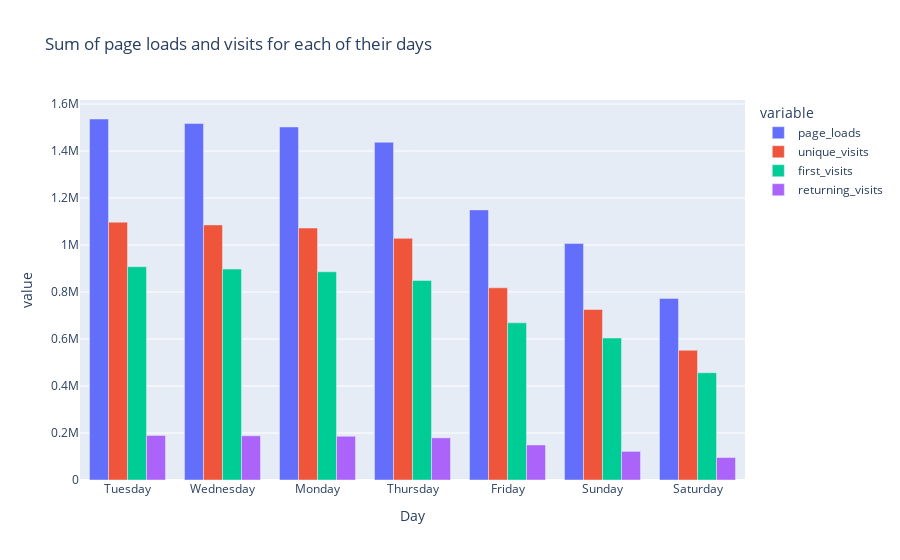

Notebook source saved alongside this figure:
### Code cell
px.bar(sums,barmode='group',title='Sum of page loads and visits for each of their days')

### Figure 1 — Plotly figure (JSON) as saved in the notebook; plotly's stock layout.template omitted (floating-point values rounded to 4 significant figures)
{"data": [{"alignmentgroup": "True", "hovertemplate": "variable=page_loads<br>Day=%{x}<br>value=%{y}<extra></extra>", "legendgroup": "page_loads", "marker": {"color": "#636efa", "pattern": {"shape": ""}}, "name": "page_loads", "offsetgroup": "page_loads", "orientation": "v", "showlegend": true, "textposition": "auto", "type": "bar", "x": ["Tuesday", "Wednesday", "Monday", "Thursday", "Friday", "Sunday", "Saturday"], "xaxis": "x", "y": [1536154, 1517114, 1502161, 1437269, 1149437, 1006564, 772817], "yaxis": "y"}, {"alignmentgroup": "True", "hovertemplate": "variable=unique_visits<br>Day=%{x}<br>value=%{y}<extra></extra>", "legendgroup": "unique_visits", "marker": {"color": "#EF553B", "pattern": {"shape": ""}}, "name": "unique_visits", "offsetgroup": "unique_visits", "orientation": "v", "showlegend": true, "textposition": "auto", "type": "bar", "x": ["Tuesday", "Wednesday", "Monday", "Thursday", "Friday", "Sunday", "Saturday"], "xaxis": "x", "y": [1097181, 1085624, 1072112, 1028214, 817852, 725794, 552105], "yaxis": "y"}, {"alignmentgroup": "True", "hovertemplate": "variable=first_visits<br>Day=%{x}<br>value=%{y}<extra></extra>", "legendgroup": "first_visits", "marker": {"color": "#00cc96", "pattern": {"shape": ""}}, "name": "first_visits", "offsetgroup": "first_visits", "orientation": "v", "showlegend": true, "textposition": "auto", "type": "bar", "x": ["Tuesday", "Wednesday", "Monday", "Thursday", "Friday", "Sunday", "Saturday"], "xaxis": "x", "y": [907752, 897602, 886036, 848921, 668805, 604198, 456449], "yaxis": "y"}, {"alignmentgroup": "True", "hovertemplate": "variable=returning_visits<br>Day=%{x}<br>value=%{y}<extra></extra>", "legendgroup": "returning_visits", "marker": {"color": "#ab63fa", "pattern": {"shape": ""}}, "name": "returning_visits", "offsetgroup": "returning_visits", "orientation": "v", "showlegend": true, "textposition": "auto", "type": "bar", "x": ["Tuesday", "Wednesday", "Monday", "Thursday", "Friday", "Sunday", "Saturday"], "xaxis": "x", "y": [189429, 188022, 186076, 179293, 149047, 121596, 95656], "yaxis": "y"}], "layout": {"barmode": "group", "legend": {"title": {"text": "variable"}, "tracegroupgap": 0}, "title": {"text": "Sum of page loads and visits for each of their days"}, "xaxis": {"anchor": "y", "domain": [0, 1], "title": {"text": "Day"}}, "yaxis": {"anchor": "x", "domain": [0, 1], "title": {"text": "value"}}}}
